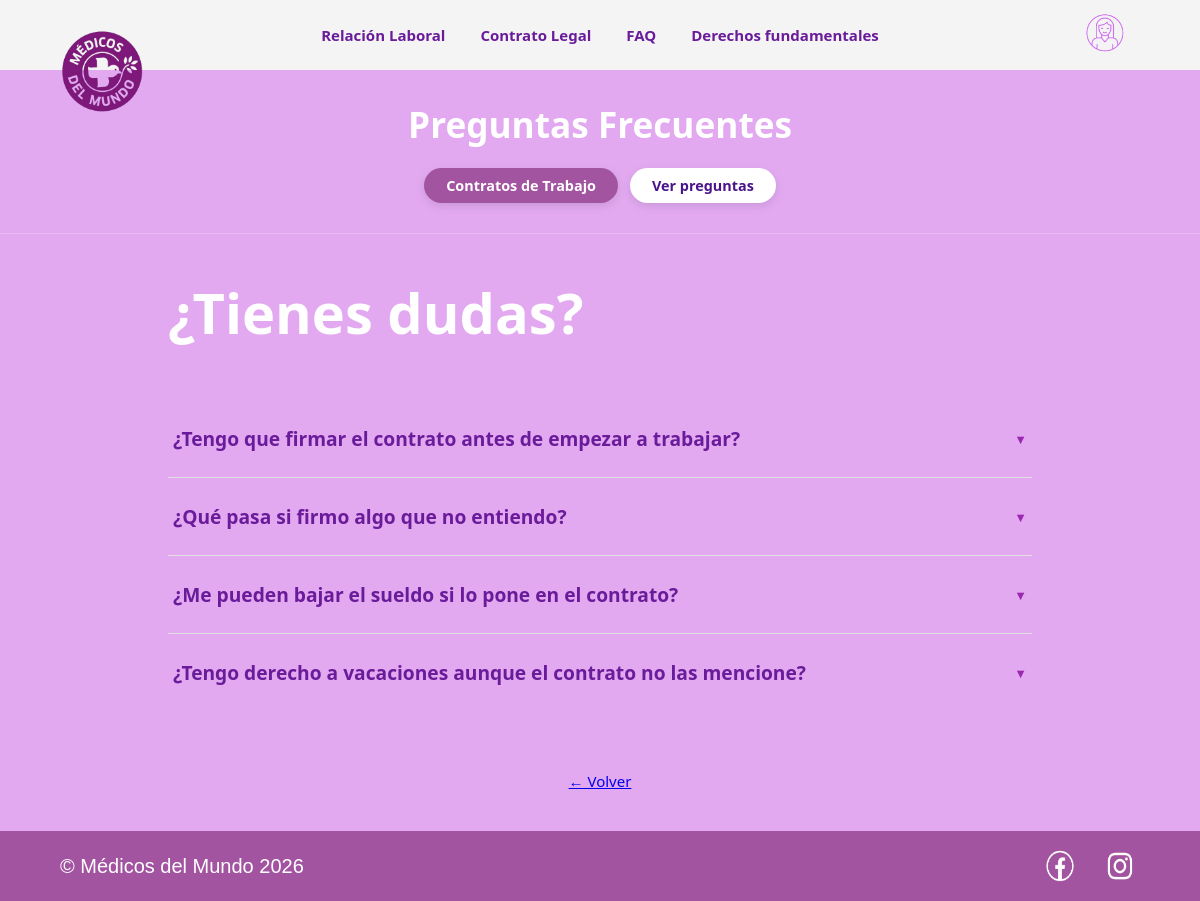
The app's page /medimundo7/medimundo7/faq.php?id=1 with its own data.
### tables this page shows
CREATE TABLE `categoria` (
  `id_categoria` int(11) NOT NULL,
  `titulo` varchar(150) NOT NULL,
  `descripcion` varchar(255) DEFAULT NULL,
  `icono` varchar(100) DEFAULT NULL,
  `id_madre` int(11) DEFAULT NULL,
  `fecha_actualizacion` date DEFAULT NULL
);

CREATE TABLE `faq` (
  `id_faq` int(11) NOT NULL,
  `pregunta` varchar(255) NOT NULL,
  `respuesta` text NOT NULL,
  `fecha_actualizacion` date DEFAULT NULL,
  `id_categoria` int(11) DEFAULT NULL
);

### medimundo7/medimundo7/clases/categoria.php (called while the page is built, shortened)
<?php
class Categoria {
    private $conn;
    private $table_name = "categoria";
    private $titulo;
    public function __construct($db) {
        $this->conn = $db;
    }
    public function cargarPorId($id) {
        $query = "SELECT * FROM " . $this->table_name . " WHERE id_categoria = :id LIMIT 1";
        $stmt = $this->conn->prepare($query);
        $stmt->bindParam(':id', $id);
        $stmt->execute();
        if ($row = $stmt->fetch(PDO::FETCH_ASSOC)) {
            $this->titulo = $row['titulo'];
            return true;
        }
        return false;
    }
    public function getTitulo() { return $this->titulo; }
}
?>

### medimundo7/medimundo7/clases/faq.php (called while the page is built, shortened)
<?php
class Faq {
    private $conn;
    private $table_name = "faq";
    public function __construct($db) {
        $this->conn = $db;
    }
    public function obtenerFaqsPorCategoria($id_cat) {
        $query = "SELECT * FROM " . $this->table_name . "
                  WHERE id_categoria = :id_cat
                  ORDER BY fecha_actualizacion DESC";
        $stmt = $this->conn->prepare($query);
        $stmt->bindParam(':id_cat', $id_cat);
        $stmt->execute();
        return $stmt->fetchAll(PDO::FETCH_ASSOC);
    }
}
?>

### medimundo7/medimundo7/faq.php (the view, shortened to what this page needs)
<?php
require_once 'clases/faq.php';
require_once 'clases/categoria.php';
$database = new Database();
$db = $database->getConnection();
$id_categoria = isset($_GET['id']) ? (int)$_GET['id'] : 0;
$catObj = new Categoria($db);
$catObj->cargarPorId($id_categoria);
$tituloCategoria = $catObj->getTitulo();
$faqObj = new Faq($db);
$faqs = $faqObj->obtenerFaqsPorCategoria($id_categoria);
?>
<!DOCTYPE html>
<html lang="es">
<head>
    <link rel="stylesheet" href="estilos.css">
</head>
<body>
    <?php include 'header.php'; ?>
    <header class="apple-header">
        <h1 class="apple-header-titulo">Preguntas Frecuentes</h1>
        <nav class="apple-nav">
            <?php if (!empty($tituloCategoria)): ?>
                <span class="apple-pildora" style="background: #a354a1; color: white; cursor: default;">
                    <?php echo htmlspecialchars($tituloCategoria); ?>
                </span>
            <?php endif; ?>
            <a href="#faqs" class="apple-pildora">Ver preguntas</a>
        </nav>
    </header>
    <main class="contenedor-principal">
        <h1 class="titulo">¿Tienes dudas?</h1>
        <?php
        $preguntasFinales = !empty($faqs)
            ? $faqs
            : ($faqsEjemplo[$id_categoria] ?? []);
        ?>
        <?php
        if (empty($preguntasFinales)): ?>
            <p style="color: white; padding: 0 5% 40px;">
                No hay preguntas frecuentes disponibles para esta sección todavía.
            </p>
        <?php else: ?>
            <section id="faqs" style="padding: 0 5% 60px;">
                <?php
                foreach ($preguntasFinales as $faq): ?>
                    <details class="acordeon-item">
                        <summary class="acordeon-titulo">
                            <?php echo htmlspecialchars($faq['pregunta']); ?>
                        </summary>
                    </details>
                <?php endforeach; ?>
            </section>
        <?php endif; ?>
        <div class="volver">
            <a href="javascript:history.back()" class="boton-volver">
                ← Volver
            </a>
        </div>
    </main>
    <?php include 'footer.php'; ?>
</body>
</html>

### medimundo7/medimundo7/estilos.css (style rules this page uses)
*, *::before, *::after { box-sizing: border-box; margin: 0; padding: 0; }
body { font-family: 'Segoe UI', sans-serif; font-size: 15px; background-color: #e2a9f1; color: #2a2a2a; display: flex; flex-direction: column; min-height: 100vh; }
.contenedor-principal { min-height: 400px; padding: 40px 10%; text-align: center; flex: 1; }
.titulo { color: white; font-size: 3.5rem; margin-bottom: 50px; text-align: left; padding-left: 5%; }
.acordeon-item { border-bottom: 1px solid #e0e0e0; padding: 10px 0; transition: all 0.3s ease; }
.acordeon-item:last-of-type { border-bottom: none; }
.acordeon-titulo { font-size: 1.2rem; font-weight: bold; color: #6a1b9a; cursor: pointer; display: flex; justify-content: space-between; align-items: center; padding: 15px 5px; list-style: none; }
.acordeon-titulo::after { content: '▼'; font-size: 0.8rem; color: #9c27b0; transition: transform 0.3s ease; }
.apple-header { background-color: #e2a9f1; padding: 30px 8%; text-align: center; position: sticky; top: 0; z-index: 50; border-bottom: 1px solid rgba(255, 255, 255, 0.2); }
.apple-header-titulo { color: white; font-size: 2.2rem; font-weight: bold; margin-bottom: 20px; }
.apple-nav { display: flex; justify-content: center; flex-wrap: wrap; gap: 12px; }
.apple-pildora { background: white; color: #4a148c; padding: 8px 22px; border-radius: 30px; text-decoration: none; font-weight: 600; font-size: 0.9rem; transition: all 0.2s ease; box-shadow: 0 3px 10px rgba(0, 0, 0, 0.1); }

### records on screen
categoria: titulo "Contratos de Trabajo"
faq: pregunta "¿Tengo que firmar el contrato antes de empezar a trabajar?"
faq: pregunta "¿Qué pasa si firmo algo que no entiendo?"
faq: pregunta "¿Me pueden bajar el sueldo si lo pone en el contrato?"
faq: pregunta "¿Tengo derecho a vacaciones aunque el contrato no las mencione?"
